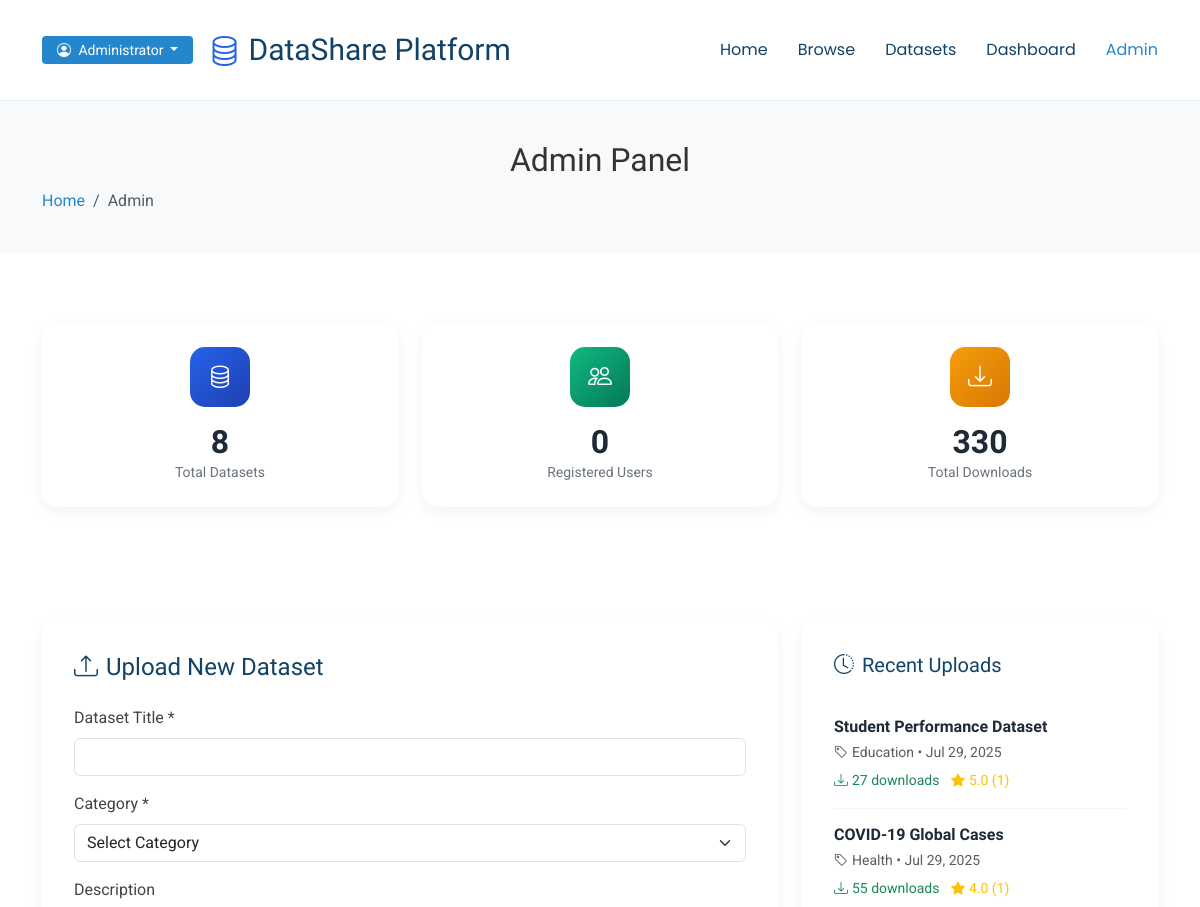
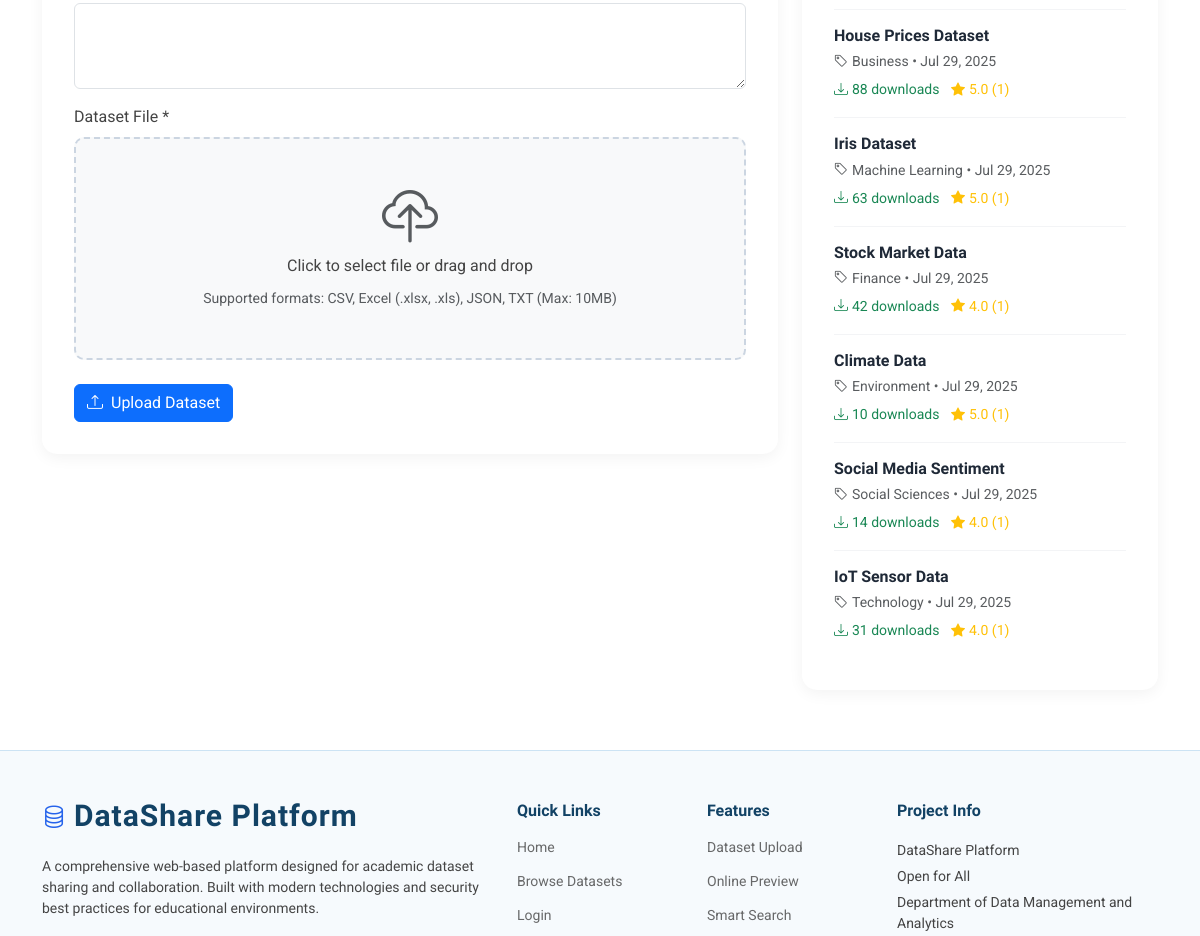
The page /admin.php (signed in, upper part) on the database as committed earlier (2 pictures, top to bottom).
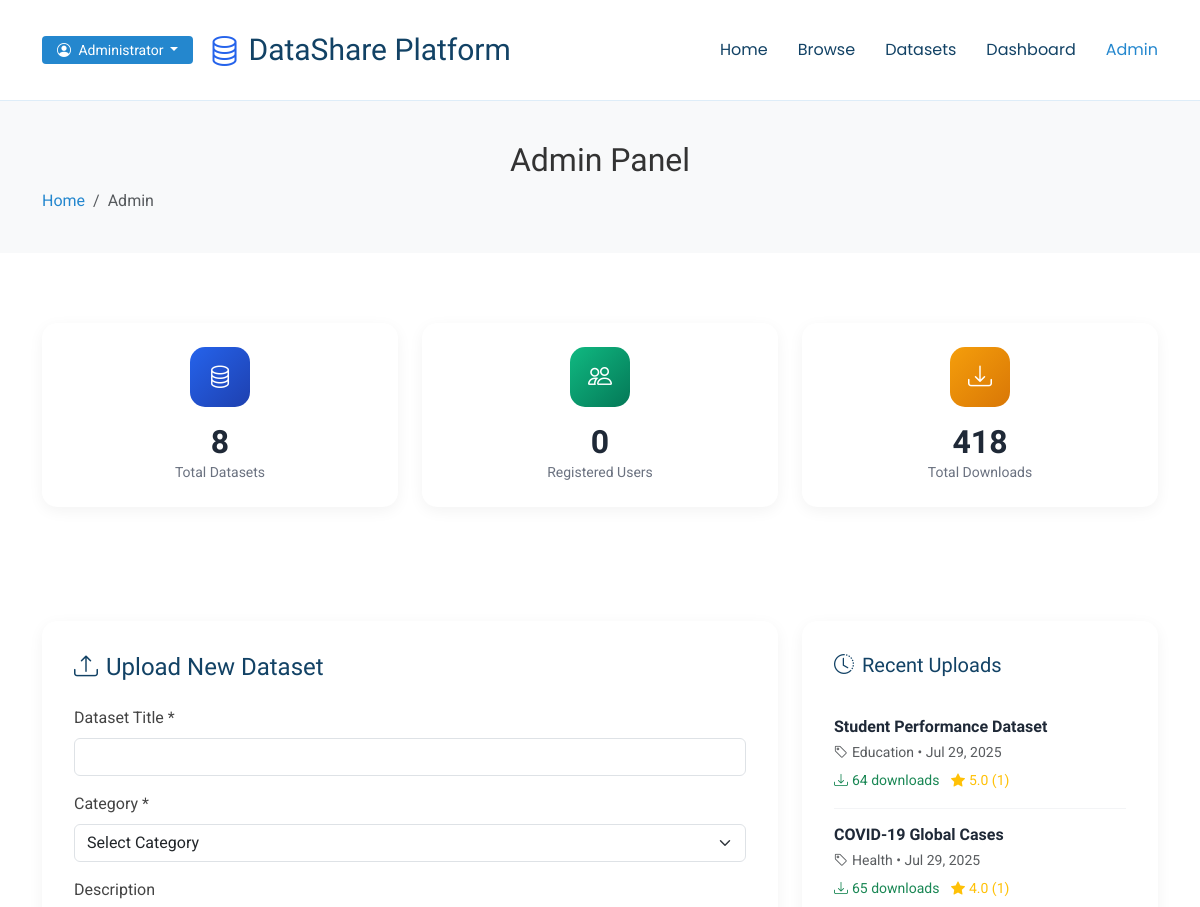
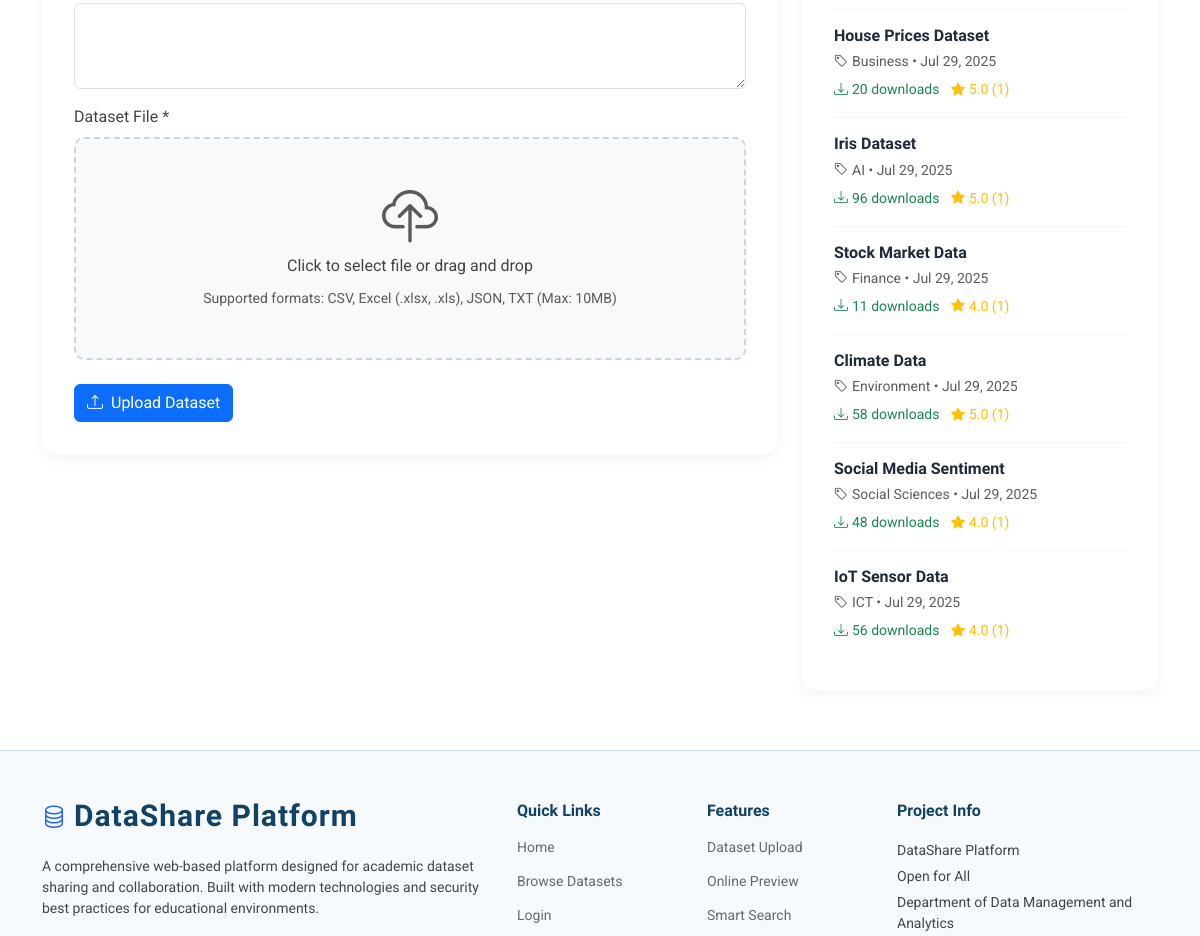
The same page on the database as committed later (2 pictures, top to bottom).
### tables this page shows
CREATE TABLE datasets (
    id INT AUTO_INCREMENT PRIMARY KEY,
    title VARCHAR(255) NOT NULL,
    filename VARCHAR(255) NOT NULL,
    category VARCHAR(100) NOT NULL,
    description TEXT,
    file_path VARCHAR(500) NOT NULL,
    file_size BIGINT NOT NULL,
    uploaded_by INT NOT NULL,
    upload_date TIMESTAMP DEFAULT CURRENT_TIMESTAMP,
    download_count INT DEFAULT 0,
    is_active BOOLEAN DEFAULT TRUE,
    FOREIGN KEY (uploaded_by) REFERENCES users(id) ON DELETE CASCADE,
    INDEX idx_category (category),
    INDEX idx_uploader (uploaded_by),
    INDEX idx_upload_date (upload_date)
);

### admin.php (the view, shortened to what this page needs)
<?php
$host = 'localhost';
$dbname = 'dataset_platform';
$username = 'root';
$password = '1212';
try {
    $pdo = new PDO("mysql:host=$host;dbname=$dbname", $username, $password);
    $pdo->setAttribute(PDO::ATTR_ERRMODE, PDO::ERRMODE_EXCEPTION);
} catch(PDOException $e) {
    die("Connection failed: " . $e->getMessage());
}
$stmt = $pdo->query("SELECT * FROM dataset_overview ORDER BY upload_date DESC LIMIT 10");
$recentUploads = $stmt->fetchAll(PDO::FETCH_ASSOC);
$stmt = $pdo->query("SELECT COUNT(*) as total_datasets FROM datasets");
$totalDatasets = $stmt->fetch(PDO::FETCH_ASSOC)['total_datasets'];
$stmt = $pdo->query("SELECT COUNT(*) as total_users FROM users WHERE role = 'user'");
$totalUsers = $stmt->fetch(PDO::FETCH_ASSOC)['total_users'];
$stmt = $pdo->query("SELECT SUM(download_count) as total_downloads FROM datasets");
$totalDownloads = $stmt->fetch(PDO::FETCH_ASSOC)['total_downloads'] ?? 0;
$body_class = 'admin-page';
include 'includes/header.php';
?>
<section class="page-title section">
  <div class="container">
    <div class="row">
      <div class="col-lg-12">
        <h2>Admin Panel</h2>
        <nav aria-label="breadcrumb">
          <ol class="breadcrumb">
            <li class="breadcrumb-item"><a href="index.php">Home</a></li>
            <li class="breadcrumb-item active" aria-current="page">Admin</li>
          </ol>
        </nav>
      </div>
    </div>
  </div>
</section>
<section class="stats section">
  <div class="container">
    <div class="row">
      <div class="col-md-4 mb-4" data-aos="fade-up" data-aos-delay="100">
        <div class="stats-card">
          <div class="stats-icon datasets">
            <i class="bi bi-database"></i>
          </div>
          <h3 class="stats-number"><?php echo $totalDatasets; ?></h3>
          <p class="stats-label">Total Datasets</p>
        </div>
      </div>
      <div class="col-md-4 mb-4" data-aos="fade-up" data-aos-delay="200">
        <div class="stats-card">
          <div class="stats-icon users">
            <i class="bi bi-people"></i>
          </div>
          <h3 class="stats-number"><?php echo $totalUsers; ?></h3>
          <p class="stats-label">Registered Users</p>
        </div>
      </div>
      <div class="col-md-4 mb-4" data-aos="fade-up" data-aos-delay="300">
        <div class="stats-card">
          <div class="stats-icon downloads">
            <i class="bi bi-download"></i>
          </div>
          <h3 class="stats-number"><?php echo $totalDownloads; ?></h3>
          <p class="stats-label">Total Downloads</p>
        </div>
      </div>
    </div>
  </div>
</section>
<section class="admin-content section">
  <div class="container">
    <div class="row">
      <div class="col-lg-8">
        <div class="upload-card">
          <h4 class="mb-4">
            <i class="bi bi-upload me-2"></i>Upload New Dataset
          </h4>
          <form method="POST" enctype="multipart/form-data">
            <div class="mb-3">
              <label for="title" class="form-label">Dataset Title *</label>
              <input type="text" class="form-control" id="title" name="title"
                     value="<?php echo htmlspecialchars($_POST['title'] ?? ''); ?>" required>
            </div>
            <div class="mb-3">
              <label for="category" class="form-label">Category *</label>
              <select class="form-select" id="category" name="category" required>
                <option value="">Select Category</option>
              </select>
            </div>
            <div class="mb-3">
              <label for="description" class="form-label">Description</label>
              <textarea class="form-control" id="description" name="description" rows="3"><?php echo htmlspecialchars($_POST['description'] ?? ''); ?></textarea>
            </div>
            <div class="mb-4">
              <label for="dataset_file" class="form-label">Dataset File *</label>
              <div class="file-drop-zone" onclick="document.getElementById('dataset_file').click()">
                <i class="bi bi-cloud-upload display-4 text-muted mb-3"></i>
                <p class="mb-2">Click to select file or drag and drop</p>
                <small class="text-muted">Supported formats: CSV, Excel (.xlsx, .xls), JSON, TXT (Max: 10MB)</small>
              </div>
            </div>
            <button type="submit" name="upload_dataset" class="btn btn-primary">
              <i class="bi bi-upload me-2"></i>Upload Dataset
            </button>
          </form>
        </div>
      </div>
      <div class="col-lg-4">
        <div class="recent-uploads">
          <h5 class="mb-4">
            <i class="bi bi-clock-history me-2"></i>Recent Uploads
          </h5>
          <?php if (empty($recentUploads)): ?>
            <p class="text-muted text-center py-3">No datasets uploaded yet.</p>
          <?php else: ?>
            <?php foreach ($recentUploads as $upload): ?>
            <div class="upload-item">
              <h6 class="mb-1">
                <a href="preview.php?id=<?php echo $upload['id']; ?>" class="text-decoration-none">
                  <?php echo htmlspecialchars($upload['title']); ?>
                </a>
              </h6>
              <small class="text-muted">
                <i class="bi bi-tag me-1"></i><?php echo htmlspecialchars($upload['category']); ?> •
                <?php echo date('M j, Y', strtotime($upload['upload_date'])); ?>
              </small>
              <div class="mt-1">
                <small class="text-success">
                  <i class="bi bi-download me-1"></i><?php echo $upload['download_count']; ?> downloads
                </small>
                <?php if ($upload['review_count'] > 0): ?>
                <small class="text-warning ms-2">
                  <i class="bi bi-star-fill me-1"></i><?php echo number_format($upload['avg_rating'], 1); ?> (<?php echo $upload['review_count']; ?>)
                </small>
                <?php endif; ?>
              </div>
            </div>
            <?php endforeach; ?>
          <?php endif; ?>
        </div>
      </div>
    </div>
  </div>
</section>
<?php
include 'includes/footer.php';
?>

### includes/header.php (shortened to what this page needs)
<?php
$isLoggedIn = isset($_SESSION['user_id']);
$isAdmin = $isLoggedIn && isset($_SESSION['role']) && $_SESSION['role'] === 'admin';
$currentUser = $isLoggedIn ? $_SESSION : null;
$current_page = basename($_SERVER['PHP_SELF']);
?>
<!DOCTYPE html>
<html lang="en">
<head>
  <link href="assets/vendor/bootstrap/css/bootstrap.min.css" rel="stylesheet">
  <link href="assets/vendor/bootstrap-icons/bootstrap-icons.css" rel="stylesheet">
  <link href="assets/vendor/aos/aos.css" rel="stylesheet">
  <link href="assets/vendor/glightbox/css/glightbox.min.css" rel="stylesheet">
  <link href="assets/vendor/swiper/swiper-bundle.min.css" rel="stylesheet">
  <link href="assets/css/main.css" rel="stylesheet">
</head>
<body class="<?php echo isset($body_class) ? $body_class : ''; ?>">
  <header id="header" class="header d-flex align-items-center sticky-top">
    <div class="container-fluid container-xl position-relative d-flex align-items-center">
      <a href="index.php" class="logo d-flex align-items-center me-auto">
        <i class="bi bi-database me-2" style="font-size: 2rem; color: #2563eb;"></i>
        <h1 class="sitename">DataShare Platform</h1>
      </a>
      <nav id="navmenu" class="navmenu">
        <ul>
          <li><a href="index.php" class="<?php echo $current_page == 'index.php' ? 'active' : ''; ?>">Home</a></li>
          <li><a href="browse.php" class="<?php echo $current_page == 'browse.php' ? 'active' : ''; ?>">Browse</a></li>
          <li><a href="datasets.php" class="<?php echo $current_page == 'datasets.php' ? 'active' : ''; ?>">Datasets</a></li>
          <?php if ($isLoggedIn): ?>
            <li><a href="dashboard.php" class="<?php echo $current_page == 'dashboard.php' ? 'active' : ''; ?>">Dashboard</a></li>
            <?php if ($isAdmin): ?>
              <li><a href="admin.php" class="<?php echo $current_page == 'admin.php' ? 'active' : ''; ?>">Admin</a></li>
            <?php endif; ?>
          <?php endif; ?>
        </ul>
      </nav>
      <?php if ($isLoggedIn): ?>
        <div class="dropdown">
          <a class="btn-getstarted dropdown-toggle" href="#" role="button" data-bs-toggle="dropdown" aria-expanded="false">
            <i class="bi bi-person-circle me-1"></i> <?php echo htmlspecialchars($currentUser['name'] ?? 'User'); ?>
          </a>
        </div>
      <?php else: ?>
        <a class="btn-getstarted" href="login.php">Login</a>
      <?php endif; ?>
    </div>
  </header>
  <main class="main">

### includes/footer.php (shortened to what this page needs)
</main>
  <footer id="footer" class="footer light-background">
    <div class="container footer-top">
      <div class="row gy-4">
        <div class="col-lg-5 col-md-12 footer-about">
          <a href="index.php" class="logo d-flex align-items-center">
            <i class="bi bi-database me-2" style="font-size: 1.5rem; color: #2563eb;"></i>
            <span class="sitename">DataShare Platform</span>
          </a>
          <p>A comprehensive web-based platform designed for academic dataset sharing and collaboration. Built with modern technologies and security best practices for educational environments.</p>
        </div>
        <div class="col-lg-2 col-6 footer-links">
          <h4>Quick Links</h4>
          <ul>
            <li><a href="index.php">Home</a></li>
            <li><a href="browse.php">Browse Datasets</a></li>
            <li><a href="login.php">Login</a></li>
          </ul>
        </div>
        <div class="col-lg-2 col-6 footer-links">
          <h4>Features</h4>
          <ul>
            <li><a href="index.php#features">Dataset Upload</a></li>
            <li><a href="index.php#features">Online Preview</a></li>
            <li><a href="index.php#features">Smart Search</a></li>
          </ul>
        </div>
        <div class="col-lg-3 col-md-12 footer-contact text-center text-md-start">
          <h4>Project Info</h4>
          <p>DataShare Platform</p>
          <p>Open for All</p>
          <p>Department of Data Management and Analytics</p>
        </div>
      </div>
    </div>
  </footer>
</body>
</html>

### assets/css/main.css (style rules this page uses)
:root { --default-font: "Roboto", system-ui, -apple-system, "Segoe UI", Roboto, "Helvetica Neue", Arial, "Noto Sans", "Liberation Sans", sans-serif, "Apple Color Emoji", "Segoe UI Emoji", "Segoe UI Symbol", "Noto Color Emoji"; --heading-font: "Raleway", sans-serif; --nav-font: "Poppins", sans-serif; }
:root { --background-color: #ffffff; --default-color: #444444; --heading-color: #124265; --accent-color: #2487ce; --surface-color: #ffffff; --contrast-color: #ffffff; }
:root { --nav-color: #124265; --nav-hover-color: #2487ce; --nav-mobile-background-color: #ffffff; --nav-dropdown-background-color: #ffffff; --nav-dropdown-color: #124265; --nav-dropdown-hover-color: #2487ce; }
.light-background { --background-color: #f6fafd; --surface-color: #ffffff; }
:root { scroll-behavior: smooth; }
body { color: var(--default-color); background-color: var(--background-color); font-family: var(--default-font); }
a { color: var(--accent-color); text-decoration: none; transition: 0.3s; }
h1, h2, h3, h4, h5, h6 { color: var(--heading-color); font-family: var(--heading-font); }
.header { color: var(--default-color); background-color: var(--background-color); padding: 20px 0; transition: all 0.5s; z-index: 997; border-bottom: 1px solid color-mix(in srgb, var(--accent-color), transparent 85%); }
.header .logo { line-height: 1; }
.header .logo h1 { font-size: 30px; margin: 0; font-weight: 300; color: var(--heading-color); }
.header .btn-getstarted, .header .btn-getstarted:focus { color: var(--contrast-color); background: var(--accent-color); font-size: 14px; padding: 8px 25px; margin: 0 0 0 30px; border-radius: 4px; transition: 0.3s; }
@media (max-width: 1200px) { .header .logo { order: 1; } }
@media (max-width: 1200px) { .header .btn-getstarted { order: 2; margin: 0 15px 0 0; padding: 6px 15px; } }
@media (max-width: 1200px) { .header .navmenu { order: 3; } }
@media (min-width: 1200px) { .navmenu { padding: 0; } }
@media (min-width: 1200px) { .navmenu ul { margin: 0; padding: 0; display: flex; list-style: none; align-items: center; } }
@media (min-width: 1200px) { .navmenu li { position: relative; } }
@media (min-width: 1200px) { .navmenu a, .navmenu a:focus { color: var(--nav-color); padding: 18px 15px; font-size: 16px; font-family: var(--nav-font); font-weight: 400; display: flex; align-items: center; justify-content: space-between; white-space: nowrap; transition: 0.3s; } }
@media (min-width: 1200px) { .navmenu li:last-child a { padding-right: 0; } }
@media (min-width: 1200px) { .navmenu li:hover>a, .navmenu .active, .navmenu .active:focus { color: var(--nav-hover-color); } }
.footer { color: var(--default-color); background-color: var(--background-color); border-top: 1px solid color-mix(in srgb, var(--accent-color), transparent 80%); font-size: 14px; padding-bottom: 50px; position: relative; }
.footer .footer-top { padding-top: 50px; }
.footer .footer-about .logo { line-height: 1; margin-bottom: 25px; }
.footer .footer-about .logo span { color: var(--heading-color); font-size: 30px; font-weight: 700; letter-spacing: 1px; font-family: var(--heading-font); }
.footer .footer-about p { font-size: 14px; font-family: var(--heading-font); }
.footer h4 { font-size: 16px; font-weight: bold; position: relative; padding-bottom: 12px; }
.footer .footer-links { margin-bottom: 30px; }
.footer .footer-links ul { list-style: none; padding: 0; margin: 0; }
.footer .footer-links ul li { padding: 10px 0; display: flex; align-items: center; }
.footer .footer-links ul li:first-child { padding-top: 0; }
.footer .footer-links ul a { color: color-mix(in srgb, var(--default-color), transparent 20%); display: inline-block; line-height: 1; }
.footer .footer-contact p { margin-bottom: 5px; }
.page-title { color: var(--default-color); background-color: var(--background-color); padding: 120px 0; text-align: center; position: relative; }
section, .section { color: var(--default-color); background-color: var(--background-color); padding: 60px 0; scroll-margin-top: 100px; overflow: clip; }
.stats { padding: 30px 0; }

Rows that differ between the two databases and show on the page:
changed datasets "Student Performance Dataset": download_count "27" → "64"
changed datasets "COVID-19 Global Cases": download_count "55" → "65"
changed datasets "House Prices Dataset": download_count "88" → "20"
changed datasets "Iris Dataset": category "Machine Learning" → "AI"; download_count "63" → "96"
changed datasets "Stock Market Data": download_count "42" → "11"
changed datasets "Climate Data": download_count "10" → "58"
changed datasets "Social Media Sentiment": download_count "14" → "48"
changed datasets "IoT Sensor Data": category "Technology" → "ICT"; download_count "31" → "56"
Other text that changed with them:
$totalDownloads: "330" → "418"
